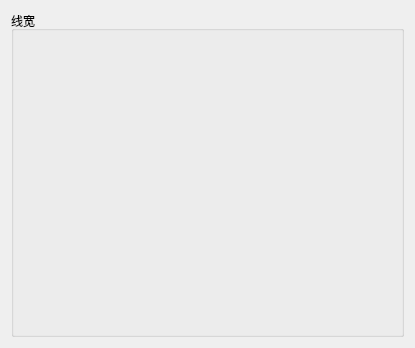
<?xml version="1.0" encoding="UTF-8"?>
<ui version="4.0">
 <class>GlobalSettingLineWidth</class>
 <widget class="QWidget" name="GlobalSettingLineWidth">
  <property name="geometry">
   <rect>
    <x>0</x>
    <y>0</y>
    <width>415</width>
    <height>348</height>
   </rect>
  </property>
  <property name="windowTitle">
   <string>Form</string>
  </property>
  <layout class="QHBoxLayout" name="horizontalLayout">
   <item>
    <widget class="QGroupBox" name="groupBox">
     <property name="title">
      <string>线宽</string>
     </property>
    </widget>
   </item>
  </layout>
 </widget>
 <resources/>
 <connections/>
</ui>
